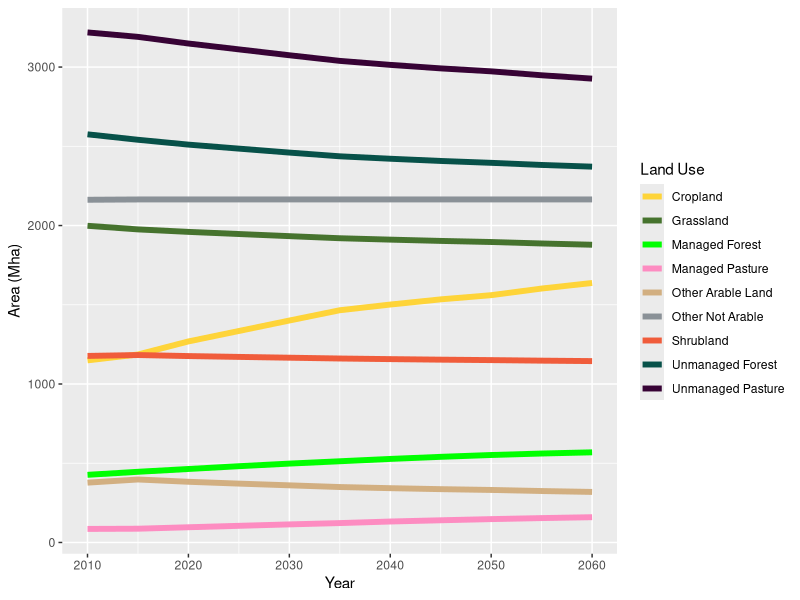

This chart was generated by the following R code:
## ---- chunk 1
knitr::opts_chunk$set(echo = TRUE)
## ---- chunk 2
library(tidyverse)

LUFile<-read_csv("s84_land_cover_basin.csv")

## ---- chunk 3

new_Shock_LU<- LUFile  %>% 
  separate(Variable, c("Land", "LandUse", "Status")) %>%
  dplyr::select(-c("Model", "Unit"))  %>%
  filter(Land == "LandCover") %>%
  filter(LandUse!= "Total") %>%
  filter(Status != "Total"|is.na(Status)) %>%
  mutate(Status = replace_na(Status, "")) %>%
  unite(LandCover, Status, LandUse, sep="")


wide_sum_cat_LU<- new_Shock_LU %>% 
  dplyr::select(-c("Land"))  %>%
  pivot_longer(!c(scenario, region, riverBasin, LandCover), names_to=c("year"), values_to = "area") %>%
  mutate(year = as.numeric(year)) %>% 
  pivot_wider(names_from = scenario, values_from = c(area)) %>%
  mutate(DifCornShock = CORN1BG - REF) %>%
  mutate(DifSoyShock = SOY1BG - REF)

futRefLand.plt<-ggplot(wide_sum_cat_LU %>% 
                              filter(region=="WLD")) +
  geom_line(mapping=aes(x=year, y=REF, color=LandCover), lwd=2) +
  scale_color_manual(values=c("#FED439FF", "#46732EFF", "green", "#FD8CC1FF", "#D2AF81FF", "#8A9197FF", "#F05C3BFF","#075149FF", "#370335FF"),  name="Land Use", labels=c("Cropland", "Grassland", "Managed Forest", "Managed Pasture", "Other Arable Land","Other Not Arable", "Shrubland", "Unmanaged Forest", "Unmanaged Pasture")) +
  #ggtitle("Future Net Emissions") +
  #Add the theme elements
  #theme(plot.title = element_text(hjust = 0.5)) +
  #Add the labels
  labs( x='Year', y='Area (Mha)', linetype="Shock Type") 

futShocksLand.plt<-ggplot(wide_sum_cat_LU %>% 
                              filter(region=="WLD")) +
  geom_line(mapping=aes(x=year, y=DifCornShock, color=LandCover, linetype="Corn"), lwd=2) +
  geom_line(mapping=aes(x=year, y=DifSoyShock, color=LandCover, linetype="Soy"),  lwd=2) +
  scale_color_manual(values=c("#FED439FF", "#46732EFF", "green", "#FD8CC1FF", "#D2AF81FF", "#8A9197FF", "#F05C3BFF","#075149FF", "#370335FF"),  name="Land Use", labels=c("Cropland", "Grassland", "Managed Forest", "Managed Pasture", "Other Arable Land","Other Not Arable", "Shrubland", "Unmanaged Forest", "Unmanaged Pasture")) +
  #ggtitle("Future Net Emissions") +
  #Add the theme elements
  #theme(plot.title = element_text(hjust = 0.5)) +
  #Add the labels
  labs( x='Year', y='Area (Mha)', linetype="Shock Type") 



futRefLand.plt

  
